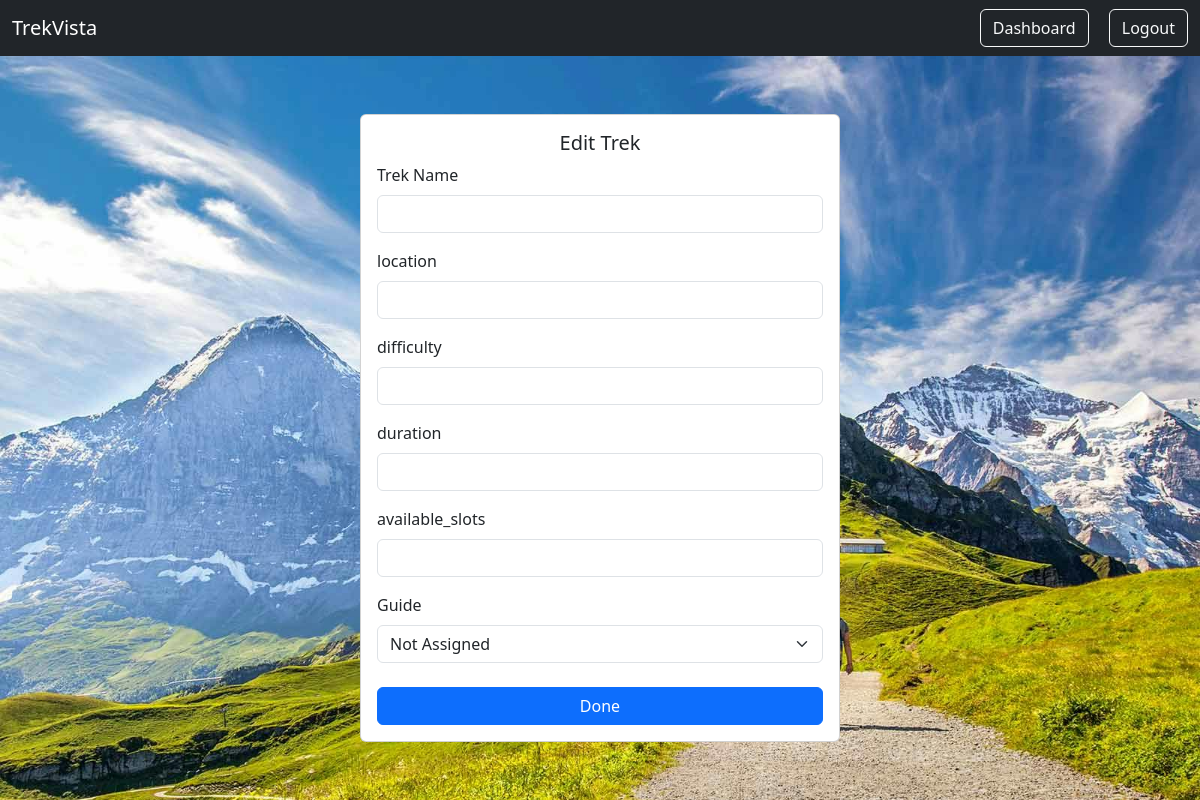
The page /admin/trek/edit/3 on the database as committed earlier.
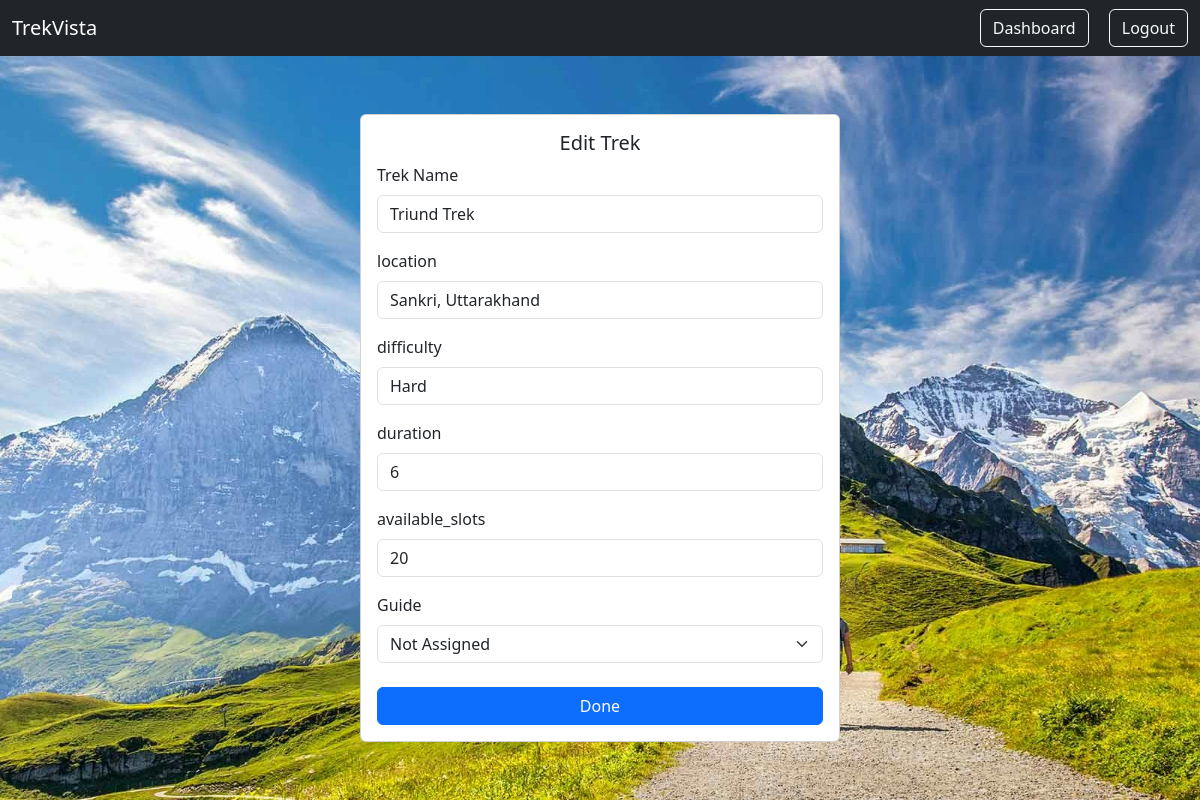
The same page on the database as committed later.
### application/model.py (models this page shows)
class Trek(db.Model):
    trek_id=db.Column(db.Integer,primary_key=True)
    trek_name = db.Column(db.String,nullable = False)
    location = db.Column(db.String,nullable = False)
    difficulty = db.Column(db.String,nullable = False)
    duration =db.Column(db.Integer)
    available_slots =db.Column(db.Integer, nullable=False)
    assigned_staff_id =db.Column(db.Integer,db.ForeignKey("staff.staff_id"), nullable=True)
    status=db.Column(db.String(100),default="Open")
    start_date=db.Column(db.DateTime)
    end_date=db.Column(db.DateTime)
    payment_status = db.Column(db.String,default="Pending")
    is_closed = db.Column(db.Boolean, default=False)
    created_at =  db.Column(db.DateTime, default=datetime.utcnow)
    bookings = db.relationship("Booking", backref="trek")

### application/routes.py (the view, shortened to what this page needs)
@app.route("/admin/trek/edit/<int:id>", methods=["GET", "POST"])
def edit_trek(id):
    staff_members = Staff.query.all()
    trek = Trek.query.get(id)
    return render_template("admin/edit_trek.html", trek=trek,staff_members=staff_members)

### templates/Admin/edit_trek.html (shortened to what this page needs)
<!DOCTYPE html>
<html lang="en">
<head>
    <link href="https://cdn.jsdelivr.net/npm/bootstrap@5.3.8/dist/css/bootstrap.min.css" rel="stylesheet">
    <link rel="stylesheet" href="https://cdn.jsdelivr.net/npm/bootstrap-icons@1.13.1/font/bootstrap-icons.min.css">
</head>
<body>
<nav class="navbar bg-dark  navbar-expand-lg">
    <div class="container-fluid">
        <a class="navbar-brand text-white">TrekVista</a>
        <div ms-auto>
        <a class="btn btn-outline-light ms-3" href="/admin_dashboard">Dashboard</a>
        <a href="/" class="btn btn-outline-light ms-3">Logout</a>
            </div>
    </div>
</nav>
 <div class="container-fluid d-flex justify-content-center align-items-center"
    style="
    height:calc(100vh - 56px);
    background-image:url('/static/images/create_trek.jpg');
    background-size:cover;
    background-position:center;
    background-repeat:no-repeat;
">
<div class="d-flex justify-content-center">
    <div class="card " style="width:30rem">
        <div class="card-body">
            <h5 class="card-title text-center">Edit Trek</h5>
            <form method="POST">
                <div class="mb-3">
                    <label class="form-label">Trek Name</label>
                    <input type="text" name="trek_name" class="form-control" value="{{ trek.trek_name }}" required>
                </div>
                <div class="mb-3">
                    <label class="form-label">location</label>
                    <input name="location" class="form-control" rows="3"  value="{{ trek.location }}" required>
                </div>
                <div class="mb-3">
                    <label class="form-label">difficulty</label>
                    <input type="text" name="difficulty" class="form-control" value="{{ trek.difficulty }}" required>
                </div>
                <div class="mb-3">
                    <label class="form-label">duration</label>
                    <input type="int" name="duration" class="form-control" value="{{ trek.duration }}" required>
                </div>
                <div class="mb-3">
                    <label class="form-label">available_slots</label>
                    <input type="int" name="available_slots" class="form-control" value="{{ trek.available_slots }}">
                </div>
                <div>
                    <label class="form-label">Guide</label>
                <select name="staff_id" class="form-select">
                     <option value="">Not Assigned</option>
</select>
              </div>
                <br>
                <button type="submit" class="btn btn-primary w-100">Done</button>
            </form>
        </div>
    </div>
</div>
</div>
</body>
</html>

Rows that differ between the two databases and show on the page:
added Trek: trek_name "Triund Trek", location "Sankri, Uttarakhand", difficulty "Hard", duration "6", available_slots "20"
